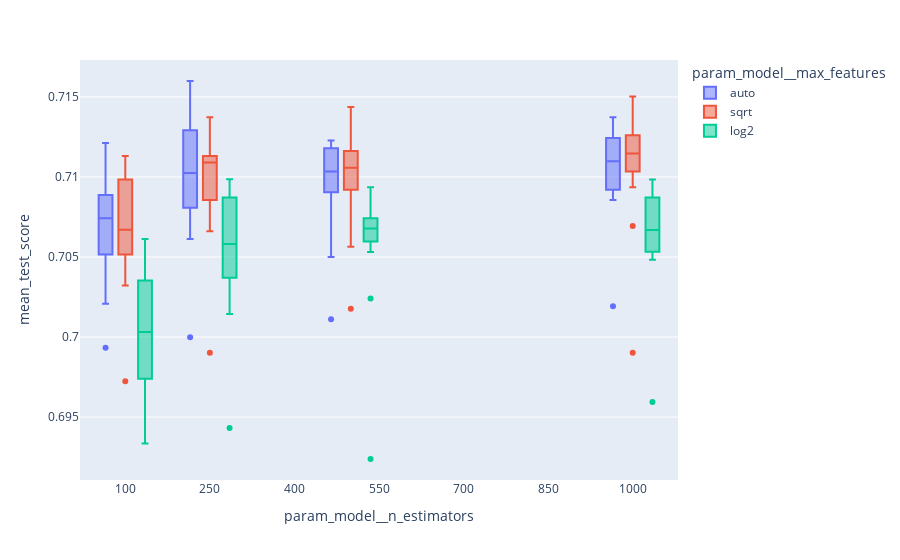

Notebook cell for this chart:
### Code cell
# boxplot the same as above
fig = px.box(results_df, x="param_model__n_estimators", y="mean_test_score", color = "param_model__max_features")
fig.show()
